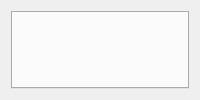
<?xml version="1.0" encoding="UTF-8"?>
<ui version="4.0">
 <class>AddDataDialog</class>

 <widget class="QDialog" name="AddDataDialog">
  <property name="windowTitle">
   <string>Ajout de couches</string>
  </property>

  <layout class="QVBoxLayout" name="rootLayout">

   <item>
    <widget class="QTabWidget" name="tabWidget">
     <property name="currentIndex">
      <number>-1</number>
     </property>
    </widget>
   </item>

  </layout>
 </widget>

 <resources/>
 <connections/>
</ui>
